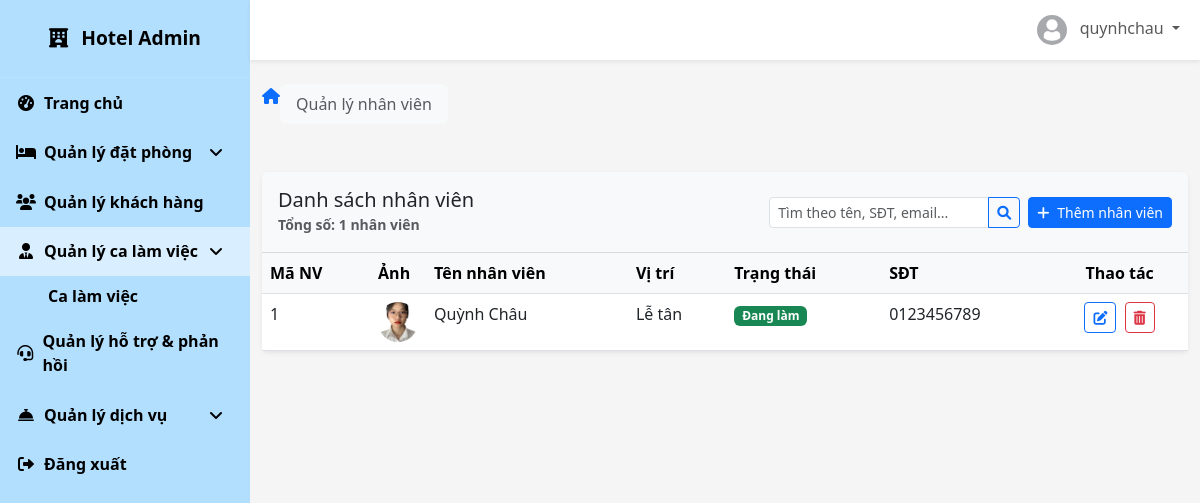
The page /admin-dashboard/staff/ (signed in) on the database as committed earlier.
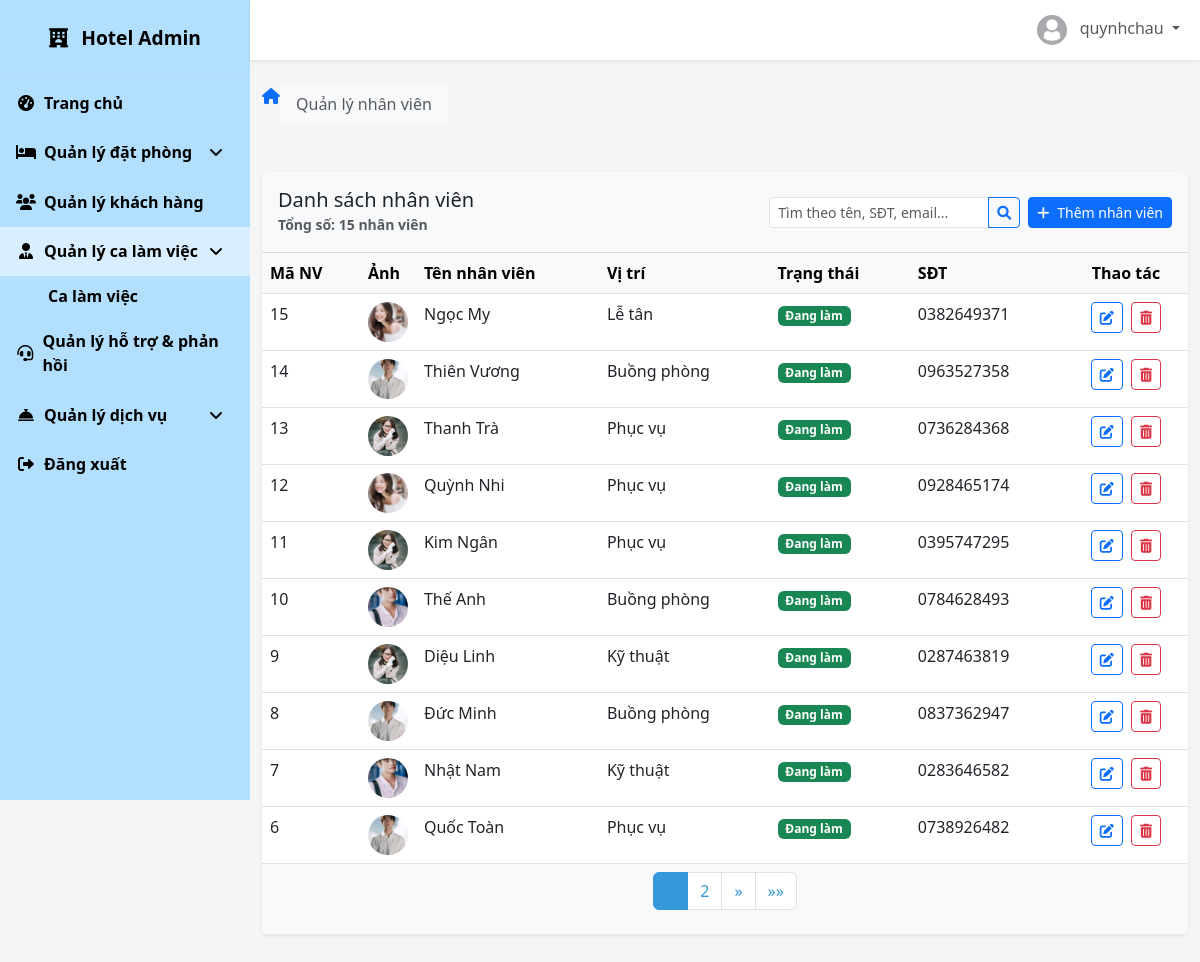
The same page on the database as committed later.
### core/models.py (models this page shows, shortened)
class NhanVien(models.Model):
    GIOI_TINH_CHOICES = [
        ('Nam', 'Nam'),
        ('Nu', 'Nữ'),
        ('Khac', 'Khác'),
    ]
    TRANG_THAI_CHOICES = [
        ('dang_lam', 'Đang làm'),
        ('nghi_viec', 'Nghỉ việc'),
        ('nghi_phep', 'Nghỉ phép'),
    ]
    VI_TRI_CHOICES = [
        ('le_tan', 'Lễ tân'),
        ('buong_phong', 'Buồng phòng'),
        ('phuc_vu', 'Phục vụ'),
        ('quan_ly', 'Quản lý'),
        ('ky_thuat', 'Kỹ thuật'),
    ]
    ma_nv = models.AutoField(primary_key=True)
    tai_khoan = models.ForeignKey(settings.AUTH_USER_MODEL, on_delete=models.CASCADE, null=True, blank=True)
    ten_nv = models.CharField(max_length=50)
    gioi_tinh = models.CharField(max_length=10, choices=GIOI_TINH_CHOICES)
    sdt = models.CharField(max_length=10)
    email = models.EmailField()
    dia_chi = models.TextField()
    vi_tri = models.CharField(max_length=30, choices=VI_TRI_CHOICES)
    trang_thai = models.CharField(max_length=20, choices=TRANG_THAI_CHOICES, default='dang_lam')
    ngay_vao_lam = models.DateField()
    anh_dai_dien = models.ImageField(upload_to='nhan_vien/', null=True, blank=True)

### core/views.py (the view)
# urls.py: path('admin-dashboard/staff/', core_views.admin_staff_management, name='admin_staff_management'),
@login_required
@user_passes_test(is_admin)
def admin_staff_management(request):
    logger.debug(f"User accessing admin_staff_management: {request.user.username}, Role: {getattr(request.user, 'loai_tk', 'N/A')}, Authenticated: {request.user.is_authenticated}")
    staff = NhanVien.objects.all().order_by('-ma_nv')
    search_query = request.GET.get('search', '')
    position = request.GET.get('position', '')
    status = request.GET.get('status', '')
    if search_query:
        staff = staff.filter(
            Q(ten_nv__icontains=search_query) |
            Q(sdt__icontains=search_query) |
            Q(email__icontains=search_query))
    if position:
        staff = staff.filter(vi_tri=position)
    if status:
        staff = staff.filter(trang_thai=status)
    paginator = Paginator(staff, 10)
    page_number = request.GET.get('page')
    page_obj = paginator.get_page(page_number)
    form = NhanVienForm(request.POST or None, request.FILES or None)
    if request.method == 'POST' and form.is_valid():
        form.save()
        messages.success(request, "Đã thêm nhân viên mới")
        return redirect('admin_staff_management')
    context = {
        'page_obj': page_obj,
        'form': form,
        'search_query': search_query,
        'position': position,
        'status': status,
    }
    return render(request, 'admin/staff_management.html', context)

### core/forms.py (shortened to what this page needs)
class NhanVienForm(forms.ModelForm):
    class Meta:
        model = NhanVien
        fields = '__all__'
        exclude = ['tai_khoan']
        widgets = {
            'ngay_vao_lam': forms.DateInput(attrs={'type': 'date'}),
            'dia_chi': forms.Textarea(attrs={'rows': 3}),
        }
    def __init__(self, *args, **kwargs):
        super().__init__(*args, **kwargs)
        self.fields['new_password'] = forms.CharField(
            widget=forms.PasswordInput(),
            required=False,
            label="Đổi mật khẩu",
            help_text="Để trống nếu không muốn thay đổi"
        )

### core/views.py (called while the page is built)
def is_admin(user):
    try:
        return user.is_authenticated and (user.is_superuser or getattr(user, 'loai_tk', '').strip().lower() == 'admin')
    except AttributeError as e:
        logger.error(f"Error in is_admin: {str(e)}")
        return False

### templates/admin/staff_management.html (shortened to what the changed rows need)
{% extends 'admin/base.html' %}
{% load static %}
{% block admin_content %}
<div class="card shadow-sm">
  <div class="card-header bg-light py-3 d-flex justify-content-between align-items-center flex-wrap">
    <div>
      <h5 class="mb-0">Danh sách nhân viên</h5>
      <small class="text-muted">Tổng số: {{ page_obj.paginator.count }} nhân viên</small>
    </div>
  </div>
  <div class="card-body p-0">
    <div class="table-responsive">
      <table class="table table-hover mb-0">
        <thead class="table-light">
          <tr>
            <th>Mã NV</th>
            <th style="width:50px;">Ảnh</th>
            <th>Tên nhân viên</th>
            <th>Vị trí</th>
            <th>Trạng thái</th>
            <th>SĐT</th>
            {% if is_user_true_admin %}
            <th class="text-center">Thao tác</th>
            {% endif %}
          </tr>
        </thead>
        <tbody>
          {% for staff_member in page_obj %}
          <tr>
            <td>{{ staff_member.ma_nv }}</td>
            <td>
              {% if staff_member.anh_dai_dien and staff_member.anh_dai_dien.url %}
              <img src="{{ staff_member.anh_dai_dien.url }}"
                   class="rounded-circle" width="40" height="40"
                   alt="Avatar của {{ staff_member.ten_nv }}"
                   style="object-fit:cover;"
                   onerror="this.onerror=null;this.src='{% static 'images/default-avatar.png' %}';">
              {% else %}
              <img src="{% static 'images/default-avatar.png' %}"
                   class="rounded-circle" width="40" height="40"
                   alt="Avatar mặc định"
                   style="object-fit:cover;">
              {% endif %}
            </td>
            <td>{{ staff_member.ten_nv }}</td>
            <td>{{ staff_member.get_vi_tri_display }}</td>
            <td>
              {% if staff_member.trang_thai == 'dang_lam' %}
              <span class="badge bg-success">Đang làm</span>
              {% elif staff_member.trang_thai == 'nghi_viec' %}
              <span class="badge bg-danger">Nghỉ việc</span>
              {% else %}
              <span class="badge bg-secondary">{{ staff_member.get_trang_thai_display|default:"Không rõ" }}</span>
              {% endif %}
            </td>
            <td>{{ staff_member.sdt }}</td>
            {% if is_user_true_admin %}
            <td class="text-center">
              <a href="{% url 'edit_staff' staff_member.ma_nv %}"
                 class="btn btn-sm btn-outline-primary me-1"
                 title="Sửa"><i class="fas fa-edit"></i></a>
              <button type="button"
                      class="btn btn-sm btn-outline-danger btn-delete-staff"
                      data-url="{% url 'delete_staff' staff_member.ma_nv %}"
                      data-name="{{ staff_member.ten_nv }}"
                      data-id="{{ staff_member.ma_nv }}"
                      title="Xóa">
                <i class="fas fa-trash-alt"></i>
              </button>
            </td>
            {% endif %}
          </tr>
          {% endfor %}
        </tbody>
      </table>
    </div>
    {% if page_obj.has_other_pages %}
    <div class="card-footer bg-light border-0 py-2">
      {% include 'admin/pagination.html' with page_obj=page_obj %}
    </div>
    {% endif %}
  </div>
</div>
{% endblock %}

Rows that differ between the two databases and show on the page:
no longer on this page (row unchanged): NhanVien: ma_nv "1", anh_dai_dien (picture), ten_nv "Quỳnh Châu", vi_tri "Lễ tân", trang_thai "Đang làm", sdt "0123456789"
added NhanVien: ma_nv "15", anh_dai_dien (picture), ten_nv "Ngọc My", vi_tri "Lễ tân", trang_thai "Đang làm", sdt "0382649371"
added NhanVien: ma_nv "14", anh_dai_dien (picture), ten_nv "Thiên Vương", vi_tri "Buồng phòng", trang_thai "Đang làm", sdt "0963527358"
added NhanVien: ma_nv "13", anh_dai_dien (picture), ten_nv "Thanh Trà", vi_tri "Phục vụ", trang_thai "Đang làm", sdt "0736284368"
added NhanVien: ma_nv "12", anh_dai_dien (picture), ten_nv "Quỳnh Nhi", vi_tri "Phục vụ", trang_thai "Đang làm", sdt "0928465174"
added NhanVien: ma_nv "11", anh_dai_dien (picture), ten_nv "Kim Ngân", vi_tri "Phục vụ", trang_thai "Đang làm", sdt "0395747295"
added NhanVien: ma_nv "10", anh_dai_dien (picture), ten_nv "Thế Anh", vi_tri "Buồng phòng", trang_thai "Đang làm", sdt "0784628493"
added NhanVien: ma_nv "9", anh_dai_dien (picture), ten_nv "Diệu Linh", vi_tri "Kỹ thuật", trang_thai "Đang làm", sdt "0287463819"
added NhanVien: ma_nv "8", anh_dai_dien (picture), ten_nv "Đức Minh", vi_tri "Buồng phòng", trang_thai "Đang làm", sdt "0837362947"
added NhanVien: ma_nv "7", anh_dai_dien (picture), ten_nv "Nhật Nam", vi_tri "Kỹ thuật", trang_thai "Đang làm", sdt "0283646582"
added NhanVien: ma_nv "6", anh_dai_dien (picture), ten_nv "Quốc Toàn", vi_tri "Phục vụ", trang_thai "Đang làm", sdt "0738926482"
Other text that changed with them:
{{ page_obj.paginator.count }}: "1" → "15"
new list line: "2"
